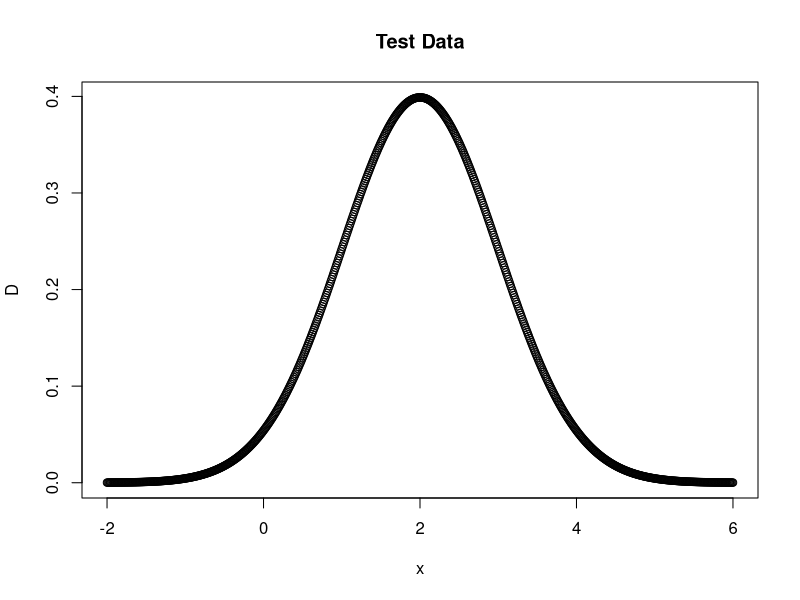
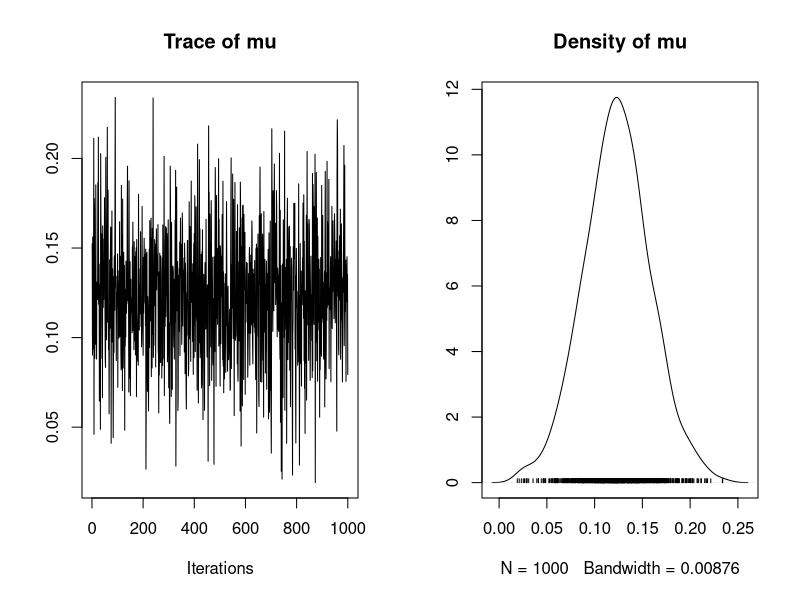

These figures' R source, in order: (Note: this script raises an error after producing the figures.)
## MCMC for conjugate Normal distribution
# 19/10/2017

# Prior distiribution of theta has a mean of 0 and variance of 1
# Observation of data has an unknown mean and a variance of 1

# Packages needed
library("MCMCpack")

################# 
## Create data ##
#################

# Mean and variance for the new data
obs_var <- 1
obs_sd <- obs_var^(1/2)
obs_mean <- 2

# Mean and variance for the prior distribution of the unknown mean
prior_var <- 1
prior_sd <- prior_var^(1/2)
prior_mean <- 0

# Create independent x-values 
x <- seq(-2, 6, 0.01)
# Create dependent values according to Normal distribution
D <- dnorm(x, obs_mean, obs_var)

plot(x,D, main="Test Data")

####################################################### 
## Use MCMCpack as a comparison for my manual method ##
#######################################################

# The data, known variance of data, prior mean of mu, prior variance of mu, number of MC draws
# don't know mean of data!
mcmc_package <- MCnormalnormal(D, obs_var, prior_mean, prior_var, mc = 1000)
plot(mcmc_package)
var(mcmc_package)
mean(mcmc_package)

######################
## My manual method ##
######################

# Use the same test data as for MCMCpack
# This may be wrong
likelihood <- function(param){
  dnorm(x, obs_mean, obs_sd, log= T)  
} 

# Define the prior distribution (mean=0, variance=1)
# mean_prior <- dnorm(x, prior_mean, prior_sd, log=T)
mean_prior <- function(param){
  a = param[1]
  aprior = dnorm(x, prior_mean, prior_sd, log = T)
  return(aprior)
}

# Define the posterior distribution
# Note: is on a logarithmic scale
#mean_posterior <- likelihood + mean_prior
mean_posterior <- function(param){
  return (likelihood(param) + mean_prior(param))
}

# plot(x, mean_posterior, type="l", col = "red", ylim = c(-30, 0), ylab = "log(mean)")
# par(new=TRUE)
# plot(x, mean_prior, type="l", col="black", ylim = c(-30, 0), ylab = " ")

# Apply the Metropolis algorithm
# Probability density distribution for proposing new values
#proposalfunction <- (rnorm(1, mean_prior, prior_sd))

proposalfunction <- function(param){
  return(rnorm(1,mean = param, prior_sd))
}

# Start at random parameter value
# Choose new parameter close to old value based on prob. density ratio
# Jump to new probability if P(old)/P(new) >1

metropolis_MCMC <- function(startvalue, iterations){
  chain = array(dim = c(iterations+1))
  chain[1] = startvalue
  for (i in 1:iterations){
    proposal = proposalfunction(chain[i])

    probab = exp(mean_posterior(proposal) - mean_posterior(chain[i]))
    if (runif(1) < probab){
      chain[i+1] = proposal
    }else{
      chain[i+1] = chain[i]
    }
  }
  return(chain)
}

startvalue = prior_mean
chain = metropolis_MCMC(startvalue, 10000)

burnIn = 5000
acceptance = 1-mean(duplicated(chain[-(1:burnIn),]))

par(mfrow = c(1,2))
hist(chain[-(1:burnIn),1],nclass=30, main="Posterior of mean", xlab="True value = red line" )
abline(v = mean(chain[-(1:burnIn),1]))
#abline(v = trueA, col="red" )
plot(chain[-(1:burnIn),1], type = "l", xlab="True value = red line" , main = "Chain values of mean")
#abline(h = trueA, col="red" )

# https://theoreticalecology.wordpress.com/2010/09/17/metropolis-hastings-mcmc-in-r/
# This example works in logs!
# proposalfunction <- function(param){
#   return(rnorm(3,mean = param, sd= c(0.1,0.5,0.3)))
# }
# run_metropolis_MCMC <- function(startvalue, iterations){
#   chain = array(dim = c(iterations+1,3))
#   chain[1,] = startvalue
#   for (i in 1:iterations){
#     proposal = proposalfunction(chain[i,])
#     
#     probab = exp(posterior(proposal) - posterior(chain[i,]))
#     if (runif(1) < probab){
#       chain[i+1,] = proposal
#     }else{
#       chain[i+1,] = chain[i,]
#     }
#   }
#   return(chain)
# }
